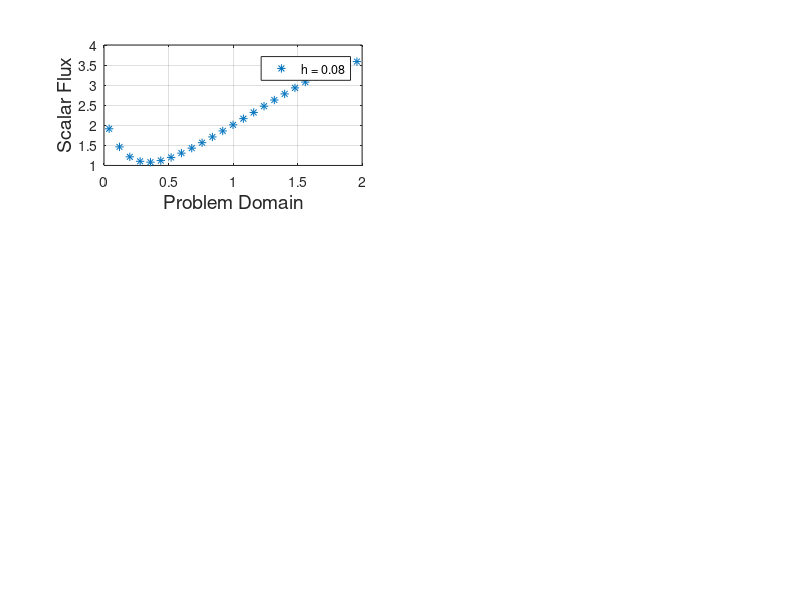

Here is the MATLAB script that generated this plot:
% HW4, Question 3
clear all

% logistical things
fontsize = 16;

% material data
mu = 0.2;
Et = 1.0;
Es = 0.5;

for alpha = [0.0]
    plot_num = 1;

    for h = [0.08]

        mesh = 0:h:2;
        elem_length = mesh(2);
        coordinates = 0:(elem_length / 2):2;

        q = 1.0 .* coordinates;

        if (elem_length > 2 * mu / Et)
            sprintf('Warning: Possibly negative flux!')
        end

        % initialize
        psi = zeros(1, length(coordinates));
        psi_n = zeros(1, length(coordinates));
        phi = zeros(1, length(coordinates(2:2:end)));

        psi(1) = 2.0; % incoming flux boundary condition

        % positive sweep
        i = 1;

        while i <= (length(coordinates) - 2)
            % compute cell-centered value
            psi(i + 1) = (q(i+1) + (2 / (1 + alpha)) * (abs(mu) * psi(i) ./ elem_length)) / (Et + (2 / (1 + alpha)) * abs(mu) / elem_length);

            % compute out-going value
            psi(i + 2) = (2 / (1 + alpha)) * psi(i + 1) - ((1 - alpha)/(1 + alpha)) * psi(i);

            % move to next cell
            i = i + 2;
        end

        % negative sweep - store the outgoing flux to apply periodic BC
        i = length(coordinates);
        psi_n(i) = psi(end);

        while i > 2

            % compute the cell-centered flux
            psi_n(i - 1) = (q(i-1) + (2/(1 - alpha)) * (mu * psi_n(i) / elem_length)) / (Et + 2 * mu / (elem_length * (1 - alpha)));

            % compute the outgoing face flux
            psi_n(i - 2) = (2 / (1 - alpha)) * psi_n(i-1) - ((1+alpha)/(1-alpha)) * psi_n(i);

            i = i - 2;
        end


        % plot the cell-centered values of angular flux
        % plot(coordinates(2:2:end), psi(2:2:end), '*', coordinates(2:2:end), psi_n(2:2:end), 'r*')
        % legend('Flux for Positive \mu', 'Flux for Negative \mu')
        % xlabel('Problem Domain', 'FontSize', fontsize)
        % ylabel('Cell-Centered Angular Flux', 'FontSize', fontsize)
        % saveas(gcf, 'AngularFluxh08', 'jpeg')
        % close all


        % apply "quadrature rule" to get scalar flux
        phi = psi(2:2:end) + psi_n(2:2:end); % equal weights of 1

        % plot the scalar flux for part a
        subplot(3, 2, plot_num)
        plot(coordinates(2:2:end), phi, '*')
        hold on
        grid on
        legend(sprintf('h = %.2f', h))
        xlabel('Problem Domain', 'FontSize', fontsize-2)
        ylabel('Scalar Flux', 'FontSize', fontsize-2)

        plot_num = plot_num + 1;
    end

    saveas(gcf, sprintf('ScalarFlux%i', 100*alpha), 'jpeg')
    close all
end